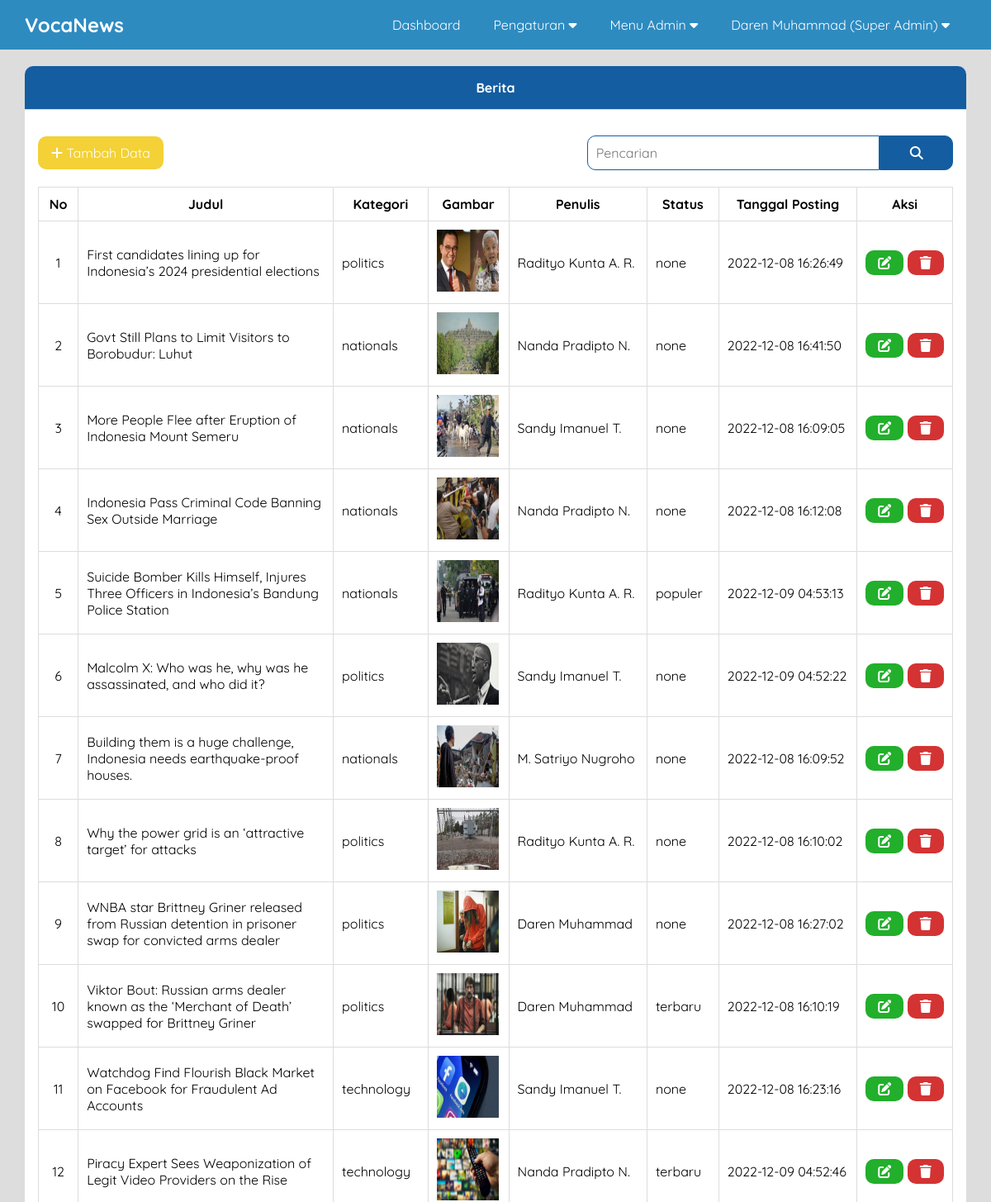
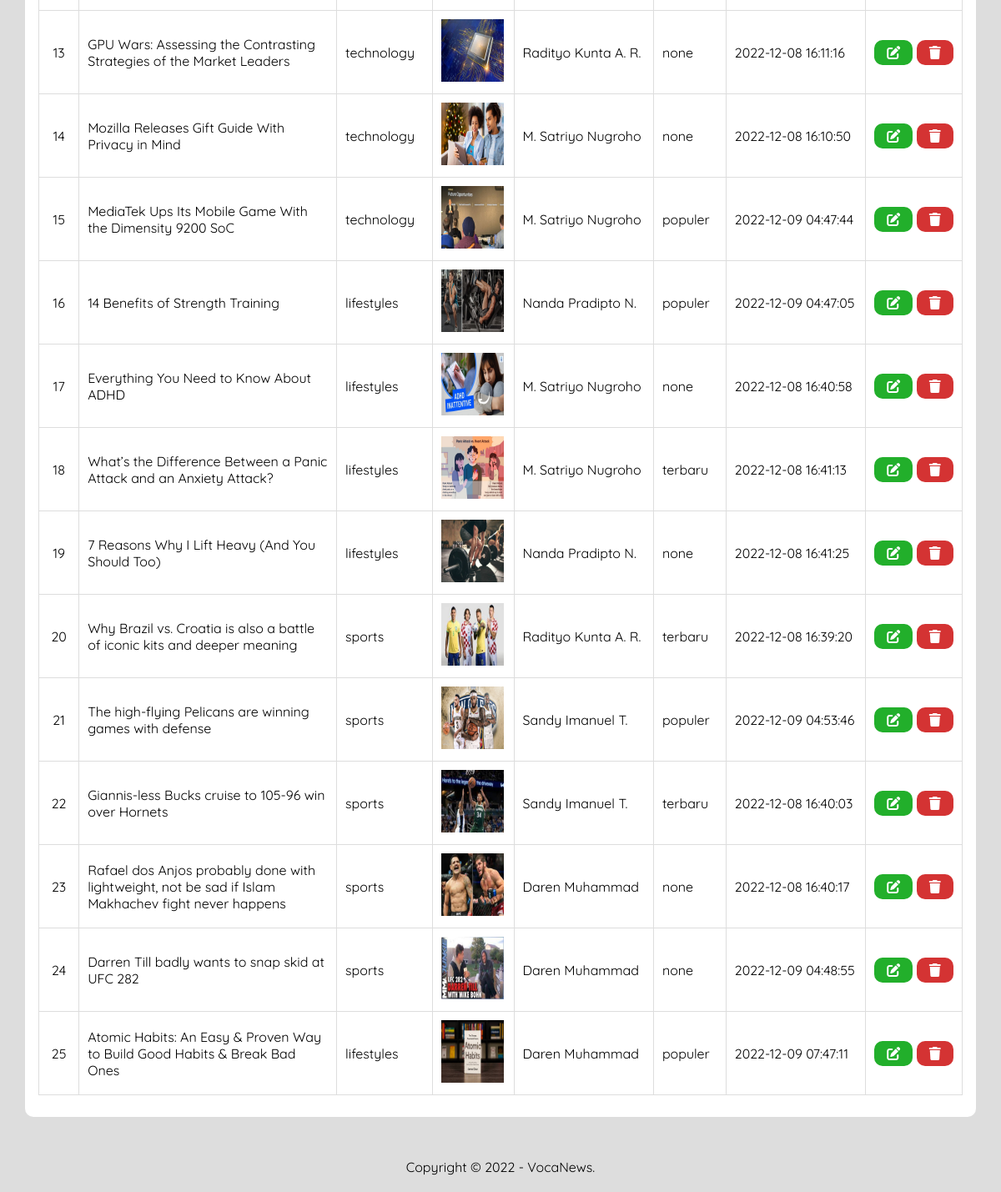
The page /admin/index.php?includes=berita (signed in) on the database its author committed (2 pictures, top to bottom).
### tables this page shows
CREATE TABLE `pengaturan` (
  `id` int(11) NOT NULL,
  `nama` varchar(100) NOT NULL,
  `email` varchar(100) NOT NULL,
  `telepon` varchar(20) NOT NULL,
  `alamat` text NOT NULL,
  `logo` varchar(100) NOT NULL,
  `favicon` varchar(100) NOT NULL,
  `tentang_perusahaan` text NOT NULL,
  `foto_perusahaan` varchar(100) NOT NULL,
  `google_maps` text NOT NULL,
  `nama_pimpinan` varchar(100) NOT NULL,
  `foto_pimpinan` varchar(100) NOT NULL,
  `sambutan_pimpinan` text NOT NULL,
  `created_at` timestamp NOT NULL DEFAULT current_timestamp(),
  `updated_at` datetime DEFAULT NULL
);

CREATE TABLE `berita` (
  `id_berita` int(11) NOT NULL,
  `judul` varchar(100) NOT NULL,
  `id_kategori` int(11) NOT NULL,
  `gambar` varchar(100) NOT NULL,
  `teks_berita` text NOT NULL,
  `tgl_posting` datetime NOT NULL DEFAULT current_timestamp(),
  `id_admin` int(11) NOT NULL,
  `id_status` int(11) NOT NULL
);

CREATE TABLE `kategori` (
  `id_kategori` int(11) NOT NULL,
  `kategori` varchar(30) NOT NULL,
  `gambar_kategori` varchar(100) NOT NULL,
  `keterangan` text NOT NULL
);

CREATE TABLE `status` (
  `id_status` int(11) NOT NULL,
  `nama_status` varchar(100) NOT NULL
);

### admin/includes/berita.php (the view, shortened to what this page needs)
<div class="content">
    <div class="container">
        <div class="box">
            <div class="box-header">
                Berita
            </div>
            <div class="box-body">
                <a href="index.php?includes=tambah-berita" class="btn-tambah"><i class="fa fa-plus"></i> Tambah Data</a>
                <form action="index.php?includes=berita" method="post">
                    <div class="input-group">
                        <input type="text" name="key" placeholder="Pencarian">
                        <button type="submit"><i class="fa fa-search"></i></button>
                    </div>
                </form>
                <table class="table">
                    <thead>
                        <tr>
                            <th width="3%">No</th>
                            <th width="24%">Judul</th>
                            <th width="6%">Kategori</th>
                            <th width="1%">Gambar</th>
                            <th width="13%">Penulis</th>
                            <th width="5%">Status</th>
                            <th width="13%">Tanggal Posting</th>
                            <th width="9%">Aksi</th>
                        </tr>
                    </thead>
                    <tbody>
                    <?php
                        $no = 1;
                        $sql = "SELECT * FROM `berita` JOIN `status` USING(`id_status`)
                                JOIN `kategori` USING(`id_kategori`)
                                JOIN `admin` USING(`id_admin`) ";
                        $sql .= " ORDER BY `id_berita` DESC";
                        $berita = mysqli_query($conn,$sql);
                        if(mysqli_num_rows($berita) > 0 ){
                        while($b = mysqli_fetch_object($berita)){
                    ?>
                    <tr>
                        <td><?php echo $no ++ ?></td>
                        <td><?php echo $b->judul?></td>
                        <td><?php echo $b->kategori?></td>
                        <td><a href="images/berita/<?= $b->gambar ?>" target="_blank"><img src="images/berita/<?= $b->gambar ?>" height="75" width="75"></a></td>
                        <td><?php echo $b->nama_lengkap?></td>
                        <td><?php echo $b->nama_status?></td>
                        <td><?php echo $b->tgl_posting?></td>
                        <td>
                            <a href="index.php?includes=edit-berita&id=<?= $b->id_berita ?>" title="Edit Data" class="btn-edit"><i class="fa fa-edit"></i></a>
                            <a href="index.php?includes=hapus&idberita=<?= $b->id_berita ?>" onclick="return confirm('Yakin ingin hapus?')"
                            title="Hapus Data" class="btn-hapus"><i class="fa fa-trash"></i></a>
                        </td>
                    </tr>
                    <?php }}else{ ?>
                        <tr>
                            <td colspan="8">Tidak Ada Data</td>
                        </tr>
                    <?php } ?>
                </table>
            </div>
        </div>
    </div>
</div>

### admin/includes/header.php (shortened to what this page needs)
<body class="bg-light">
    <div class="navbar">
        <div class="container">
            <h2 class="nav-brand float-left"><a href="index.php?includes=dashboard"><?= $d->nama ?></a></h2>
            <ul class="nav-menu float-right">
                <li><a href="index.php?includes=dashboard">Dashboard</a></li>
                <?php
                    if (isset($_SESSION['level'])){
                        if($_SESSION['level'] == "Super Admin"){
                ?>
                <li>
                    <a href="#">Pengaturan <i class="fa fa-caret-down"></i></a>
                </li>
                <?php }}?>
                <li>
                    <a href="#">Menu Admin <i class="fa fa-caret-down"></i></a>
                </li>
                <li>
                    <a href="#"><?= $_SESSION['nama']?> (<?= $_SESSION['level'] ?>) <i class="fa fa-caret-down"></i></a>
                </li>
            </ul>
        </div>
    </div>

### admin/includes/footer.php (shortened to what this page needs)
<?php
    $sql = "SELECT * FROM `pengaturan` ORDER BY `id` DESC LIMIT 1";
    $identitas = mysqli_query($conn,$sql);
    $d = mysqli_fetch_object($identitas);
?>
    <div class="footer">
        <div class="container text-center">
            Copyright &copy; 2022 - <?= $d->nama ?>.
        </div>
    </div>
</body>
</html>

### assets/css/style.css (style rules this page uses)
* { padding: 0; margin: 0; font-family: 'Quicksand', sans-serif; box-sizing: border-box; }
a { text-decoration: none; }
.bg-light { background-color: #DDD; }
.float-left { float: left; }
.float-right { float: right; }
.container { width: 1140px; margin: 0 auto; }
.container::after { content: ""; display: block; clear: both; }
.box { background-color: #fff; border-radius: 10px; overflow: hidden; }
.box-header { padding: 16px; border-bottom: 1px solid #ddd; background-color: #145DA0; color: white; font-weight: bold; text-align: center; }
.box-body { padding: 16px; }
form { margin: 15px 0; }
.btn-tambah { border-radius: 10px; background-color: #f3d137; color: white; padding: 10px 16px; font-size: 16px; cursor: pointer; float: left; margin-top: 16px; }
.btn-edit { border: none; border-radius: 10px; background-color: #22af2b; color: white; padding: 5px 15px; font-size: 16px; cursor: pointer; }
.btn-hapus { border: none; border-radius: 10px; background-color: #d43333; color: white; padding: 5px 15px; font-size: 16px; cursor: pointer; }
.navbar { height: 60px; width: 100%; background-color: #2E8BC0; position: fixed; top: 0; z-index: 1000; }
.navbar a { color: #fff; }
.nav-brand { display: inline-block; padding: 15px 0; margin-right: 20px; }
.nav-menu { display: flex; list-style: none; }
.nav-menu li a { padding: 20px; display: inline-block; }
.content { padding: 80px 0 30px 0; }
.text-center { text-align: center; }
.footer { padding: 20px 0; }
.table { margin: 10px 0; width: 100%; border-collapse: collapse; }
.table th, .table td { border: 1px solid #DDD; padding: 10px; }
.table td:first-child { text-align: center; }
.table td:last-child { text-align: center; }
.input-group { width: 40%; float: right; margin-bottom: 20px; }
.input-group::after { content: ""; clear: both; display: block; }
.input-group input[type="text"] { width: 80%; padding: 10px; border-top-left-radius: 10px; border-bottom-left-radius: 10px; font-size: 16px; float: left; border: 1px solid #145DA0; }
.input-group button { width: 20%; padding: 10px; font-size: 16px; border-top-right-radius: 10px; border-bottom-right-radius: 10px; border-left: none; float: right; cursor: pointer; border: 1px solid #145DA0; background-color: #145DA0; color: #FFF; }

### rows shown on the page
pengaturan: nama "VocaNews"
berita: judul "First candidates lining up for Indonesia’s 2024 presidential elections", id_kategori.kategori "politics", gambar (picture), id_admin.nama_lengkap "Radityo Kunta A. R.", id_status.nama_status "none", tgl_posting "2022-12-08 16:26:49"
berita: judul "Govt Still Plans to Limit Visitors to Borobudur: Luhut", id_kategori.kategori "nationals", gambar (picture), id_admin.nama_lengkap "Nanda Pradipto N.", id_status.nama_status "none", tgl_posting "2022-12-08 16:41:50"
berita: judul "More People Flee after Eruption of Indonesia Mount Semeru", id_kategori.kategori "nationals", gambar (picture), id_admin.nama_lengkap "Sandy Imanuel T.", id_status.nama_status "none", tgl_posting "2022-12-08 16:09:05"
berita: judul "Indonesia Pass Criminal Code Banning Sex Outside Marriage", id_kategori.kategori "nationals", gambar (picture), id_admin.nama_lengkap "Nanda Pradipto N.", id_status.nama_status "none", tgl_posting "2022-12-08 16:12:08"
berita: judul "Suicide Bomber Kills Himself, Injures Three Officers in Indonesia’s Bandung Police Station", id_kategori.kategori "nationals", gambar (picture), id_admin.nama_lengkap "Radityo Kunta A. R.", id_status.nama_status "populer", tgl_posting "2022-12-09 04:53:13"
berita: judul "Malcolm X: Who was he, why was he assassinated, and who did it?", id_kategori.kategori "politics", gambar (picture), id_admin.nama_lengkap "Sandy Imanuel T.", id_status.nama_status "none", tgl_posting "2022-12-09 04:52:22"
berita: judul "Building them is a huge challenge, Indonesia needs earthquake-proof houses.", id_kategori.kategori "nationals", gambar (picture), id_admin.nama_lengkap "M. Satriyo Nugroho", id_status.nama_status "none", tgl_posting "2022-12-08 16:09:52"
berita: judul "Why the power grid is an ‘attractive target’ for attacks", id_kategori.kategori "politics", gambar (picture), id_admin.nama_lengkap "Radityo Kunta A. R.", id_status.nama_status "none", tgl_posting "2022-12-08 16:10:02"
berita: judul "WNBA star Brittney Griner released from Russian detention in prisoner swap for convicted arms dealer", id_kategori.kategori "politics", gambar (picture), id_admin.nama_lengkap "Daren Muhammad", id_status.nama_status "none", tgl_posting "2022-12-08 16:27:02"
berita: judul "Viktor Bout: Russian arms dealer known as the ‘Merchant of Death’ swapped for Brittney Griner", id_kategori.kategori "politics", gambar (picture), id_admin.nama_lengkap "Daren Muhammad", id_status.nama_status "terbaru", tgl_posting "2022-12-08 16:10:19"
berita: judul "Watchdog Find Flourish Black Market on Facebook for Fraudulent Ad Accounts", id_kategori.kategori "technology", gambar (picture), id_admin.nama_lengkap "Sandy Imanuel T.", id_status.nama_status "none", tgl_posting "2022-12-08 16:23:16"
berita: judul "Piracy Expert Sees Weaponization of Legit Video Providers on the Rise", id_kategori.kategori "technology", gambar (picture), id_admin.nama_lengkap "Nanda Pradipto N.", id_status.nama_status "terbaru", tgl_posting "2022-12-09 04:52:46"
berita: judul "GPU Wars: Assessing the Contrasting Strategies of the Market Leaders", id_kategori.kategori "technology", gambar (picture), id_admin.nama_lengkap "Radityo Kunta A. R.", id_status.nama_status "none", tgl_posting "2022-12-08 16:11:16"
berita: judul "Mozilla Releases Gift Guide With Privacy in Mind", id_kategori.kategori "technology", gambar (picture), id_admin.nama_lengkap "M. Satriyo Nugroho", id_status.nama_status "none", tgl_posting "2022-12-08 16:10:50"
berita: judul "MediaTek Ups Its Mobile Game With the Dimensity 9200 SoC", id_kategori.kategori "technology", gambar (picture), id_admin.nama_lengkap "M. Satriyo Nugroho", id_status.nama_status "populer", tgl_posting "2022-12-09 04:47:44"
berita: judul "14 Benefits of Strength Training", id_kategori.kategori "lifestyles", gambar (picture), id_admin.nama_lengkap "Nanda Pradipto N.", id_status.nama_status "populer", tgl_posting "2022-12-09 04:47:05"
berita: judul "Everything You Need to Know About ADHD", id_kategori.kategori "lifestyles", gambar (picture), id_admin.nama_lengkap "M. Satriyo Nugroho", id_status.nama_status "none", tgl_posting "2022-12-08 16:40:58"
berita: judul "What’s the Difference Between a Panic Attack and an Anxiety Attack?", id_kategori.kategori "lifestyles", gambar (picture), id_admin.nama_lengkap "M. Satriyo Nugroho", id_status.nama_status "terbaru", tgl_posting "2022-12-08 16:41:13"
berita: judul "7 Reasons Why I Lift Heavy (And You Should Too)", id_kategori.kategori "lifestyles", gambar (picture), id_admin.nama_lengkap "Nanda Pradipto N.", id_status.nama_status "none", tgl_posting "2022-12-08 16:41:25"
berita: judul "Why Brazil vs. Croatia is also a battle of iconic kits and deeper meaning", id_kategori.kategori "sports", gambar (picture), id_admin.nama_lengkap "Radityo Kunta A. R.", id_status.nama_status "terbaru", tgl_posting "2022-12-08 16:39:20"
berita: judul "The high-flying Pelicans are winning games with defense", id_kategori.kategori "sports", gambar (picture), id_admin.nama_lengkap "Sandy Imanuel T.", id_status.nama_status "populer", tgl_posting "2022-12-09 04:53:46"
berita: judul "Giannis-less Bucks cruise to 105-96 win over Hornets", id_kategori.kategori "sports", gambar (picture), id_admin.nama_lengkap "Sandy Imanuel T.", id_status.nama_status "terbaru", tgl_posting "2022-12-08 16:40:03"
berita: judul "Rafael dos Anjos probably done with lightweight, not be sad if Islam Makhachev fight never happens", id_kategori.kategori "sports", gambar (picture), id_admin.nama_lengkap "Daren Muhammad", id_status.nama_status "none", tgl_posting "2022-12-08 16:40:17"
berita: judul "Darren Till badly wants to snap skid at UFC 282", id_kategori.kategori "sports", gambar (picture), id_admin.nama_lengkap "Daren Muhammad", id_status.nama_status "none", tgl_posting "2022-12-09 04:48:55"
berita: judul "Atomic Habits: An Easy & Proven Way to Build Good Habits & Break Bad Ones", id_kategori.kategori "lifestyles", gambar (picture), id_admin.nama_lengkap "Daren Muhammad", id_status.nama_status "populer", tgl_posting "2022-12-09 07:47:11"

### other values the page prints
$_SESSION['nama'] "Daren Muhammad"
$_SESSION['level'] "Super Admin"
